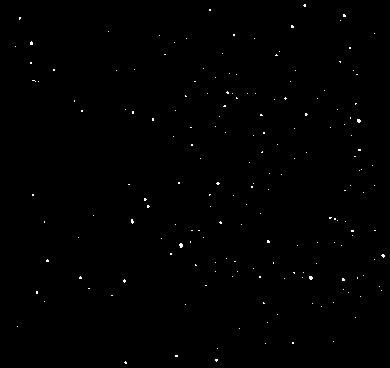
#> input picture frame 0 of OOP/Tracking/OG.MP4, 390 x 368 px
$ python optical_flow_horn_schunk.py   (older library calls are emulated)
#> lines starting #> are read from the running program, lines starting #| are printed output that depends on the picture
#> further down, prev_frame is the input picture: shape (368, 390, 3); min 0, max 255, mean 0.9
import cv2
import numpy as np

class HornSchunckOpticalFlow:
    def __init__(self, alpha=1.0, iterations=100, epsilon=0.001):
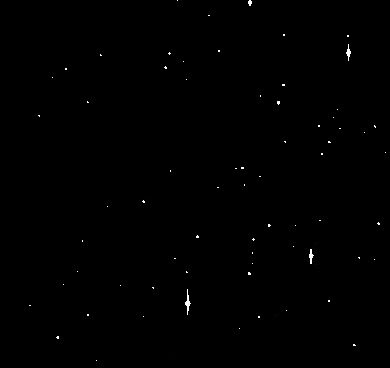
#> input picture frame 1 of OOP/Tracking/OG.MP4, 390 x 368 px
#> further down, next_frame is the input picture: shape (368, 390, 3); min 0, max 255, mean 0.6
        self.alpha = alpha
        self.iterations = iterations
        self.epsilon = epsilon

    def calculate_optical_flow(self, prev_frame, next_frame):
        # Convert frames to grayscale
        prev_gray = cv2.cvtColor(prev_frame, cv2.COLOR_BGR2GRAY)
        next_gray = cv2.cvtColor(next_frame, cv2.COLOR_BGR2GRAY)

        # Initialize flow vectors
        flow_u = np.zeros_like(prev_gray, dtype=np.float32)
        flow_v = np.zeros_like(prev_gray, dtype=np.float32)

        # Compute derivatives of the frames
        Ix = cv2.Sobel(prev_gray, cv2.CV_64F, 1, 0, ksize=3)
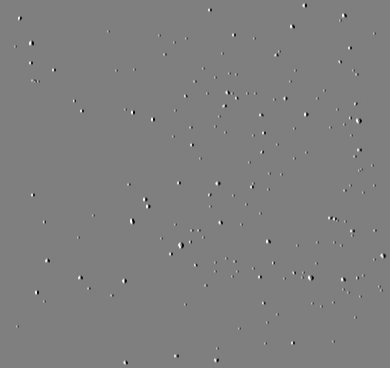
#> Ix: shape (368, 390) float64; min -1016, max 1020, mean 0; drawn with min black and max white
        Iy = cv2.Sobel(prev_gray, cv2.CV_64F, 0, 1, ksize=3)
        It = next_gray - prev_gray
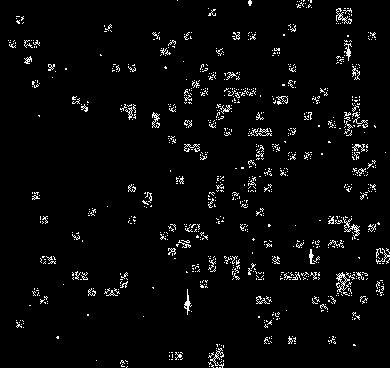
#> It: shape (368, 390); min 0, max 255, mean 9.1

        for _ in range(self.iterations):
            # Compute averages of flow vectors
            avg_u = cv2.boxFilter(flow_u, -1, (3, 3)) / 9.0
            avg_v = cv2.boxFilter(flow_v, -1, (3, 3)) / 9.0

            # Compute local averages of derivatives
            avg_Ix = cv2.boxFilter(Ix, -1, (3, 3)) / 9.0
            avg_Iy = cv2.boxFilter(Iy, -1, (3, 3)) / 9.0
            avg_It = cv2.boxFilter(It, -1, (3, 3)) / 9.0

            # Compute flow vectors incrementally
            numerator = avg_Ix * avg_u + avg_Iy * avg_v + avg_It
            denominator = self.alpha ** 2 + avg_Ix ** 2 + avg_Iy ** 2
            flow_u -= avg_u * (numerator / denominator)
            flow_v -= avg_v * (numerator / denominator)

            # Compute magnitude of flow vectors
            magnitude = np.sqrt(flow_u ** 2 + flow_v ** 2)

            # Terminate iterations if the change is small
            if np.mean(magnitude) < self.epsilon:
                break
#> this loop made 1 pass
#> pass 1, in calculate_optical_flow, `avg_It = cv2.boxFilter(It, -1, (3, 3)) / 9.0`:
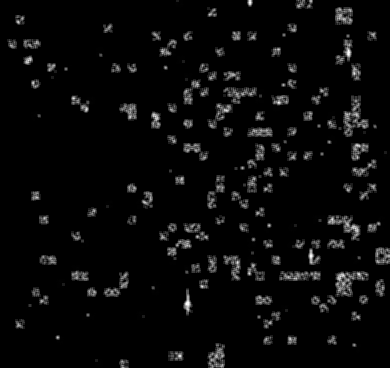
#> avg_It: shape (368, 390) float64; min 0, max 28.11, mean 1; drawn with min black and max white
#> after the loop: flow_u: shape (368, 390) float32; every value is 0

        return flow_u, flow_v


# Example usage:
if __name__ == "__main__":
    input_video_path = r'C:\Users\USER\Desktop\TechnicalGP\Tracking\OG.MP4'
    output_video_path = r'C:\Users\USER\Desktop\TechnicalGP\Tracking\horn-shuckOUT.MP4'

    cap = cv2.VideoCapture(input_video_path)
    ret, prev_frame = cap.read()
    frame_width = int(cap.get(cv2.CAP_PROP_FRAME_WIDTH))
    frame_height = int(cap.get(cv2.CAP_PROP_FRAME_HEIGHT))
    fps = int(cap.get(cv2.CAP_PROP_FPS))
    out = cv2.VideoWriter(output_video_path, cv2.VideoWriter_fourcc(*'mp4v'), fps, (frame_width, frame_height))

    horn_schunck = HornSchunckOpticalFlow()

    while True:
        ret, next_frame = cap.read()
        if not ret:
            break

        flow_u, flow_v = horn_schunck.calculate_optical_flow(prev_frame, next_frame)

        # Visualize the optical flow on the current frame
        flow_img = np.zeros_like(next_frame)
        flow_img[..., 0] = 255
        flow_img[..., 1] = 255
        flow_img[..., 2] = 255
        flow_img[..., 0] += flow_u.astype(np.uint8) * 15
#> flow_img: shape (368, 390, 3); every value is 255
        flow_img[..., 1] += flow_v.astype(np.uint8) * 15

        out.write(flow_img)  # Write the frame to the output video

        # Update the previous frame
        prev_frame = next_frame

    cap.release()
    out.release()
    cv2.destroyAllWindows()
